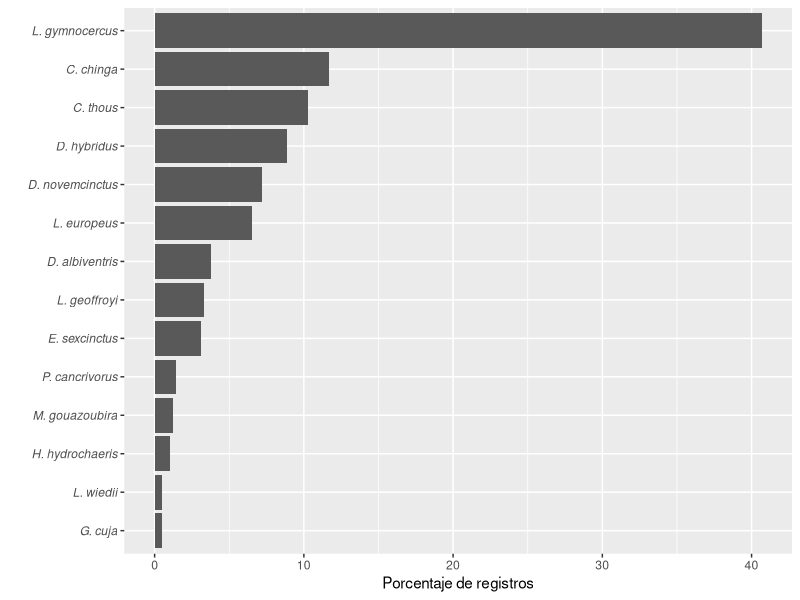
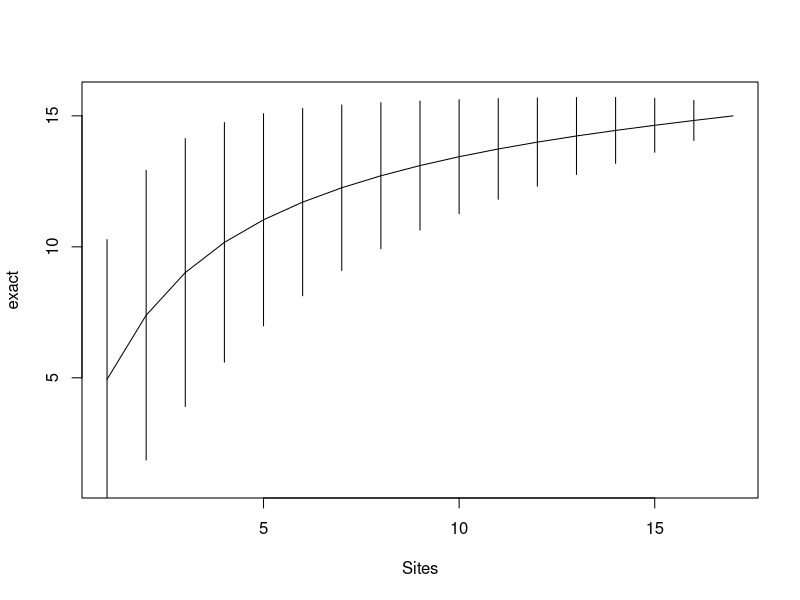

These charts were generated, in order, by the following R code:
## ---- chunk 1
knitr::opts_chunk$set(echo = TRUE)
library(tidyverse)
library(lubridate)
library(kableExtra)
## ---- chunk 2
data1 <- read_csv2("./datos/datos.csv", col_types = cols(
  Punto = col_character(),
  Fecha = col_date(),
  Hora = col_time(),
  Especie = col_character(),
  N = col_integer(),
  Observaciones = col_character()
))
## ---- chunk 3
tail(unique(data1$Especie))
## ---- chunk 4
data <- read_csv("./datos/datos-corredigos-silvestres.csv", col_types = cols( 
  Punto = col_character(),
  Fecha = col_date(),
  Hora = col_time(),
  Especie = col_character(),
  N = col_integer(),
  Observaciones = col_character()
))
## ---- chunk 5
head(data) %>% 
  kable() %>%
  kable_styling(bootstrap_options = c("striped", "hover"), full_width = F)
## ---- chunk 6
records_per_species <- data %>%
  group_by(Especie) %>% 
  summarize(Total = sum(N)) %>%
  arrange(Total) %>% 
  mutate(perc = round(Total / sum(Total), 3)*100)
## ---- chunk 7
records_per_species %>% 
  kable() %>%
  kable_styling(bootstrap_options = c("striped", "hover"))
## ---- chunk 8
ggplot(data=records_per_species, aes(x=reorder(Especie, perc), y=perc)) +
  geom_bar(stat = "identity") +
  coord_flip() +
  xlab("") +
  ylab("Porcentaje de registros") +
  theme(axis.text.y=element_text(face="italic"))
## ---- chunk 9
library(vegan)
## ---- chunk 10
data_vegan_long <- data %>% 
  select(Punto, Especie, N) %>% 
  group_by(Punto, Especie) %>% 
  summarize(Total = sum(N), .groups = 'drop')
## ---- chunk 11
head(data_vegan_long) %>% 
  kable() %>%
  kable_styling(bootstrap_options = c("striped", "hover"))
## ---- chunk 12
data_vegan_wide <- data_vegan_long %>% 
  spread(Especie, Total) %>% 
  mutate_if(is.numeric, ~replace(., is.na(.), 0)) %>%  #rellena con ceros los NA's
  mutate(Punto, Punto = row_number())
## ---- chunk 13
head(data_vegan_wide) %>% 
  kable() %>%
  kable_styling(bootstrap_options = c("striped", "hover")) %>% 
  scroll_box(width = "100%")
## ---- chunk 14
datos <- data_vegan_wide
sp1 <- specaccum(datos)
plot(sp1)
